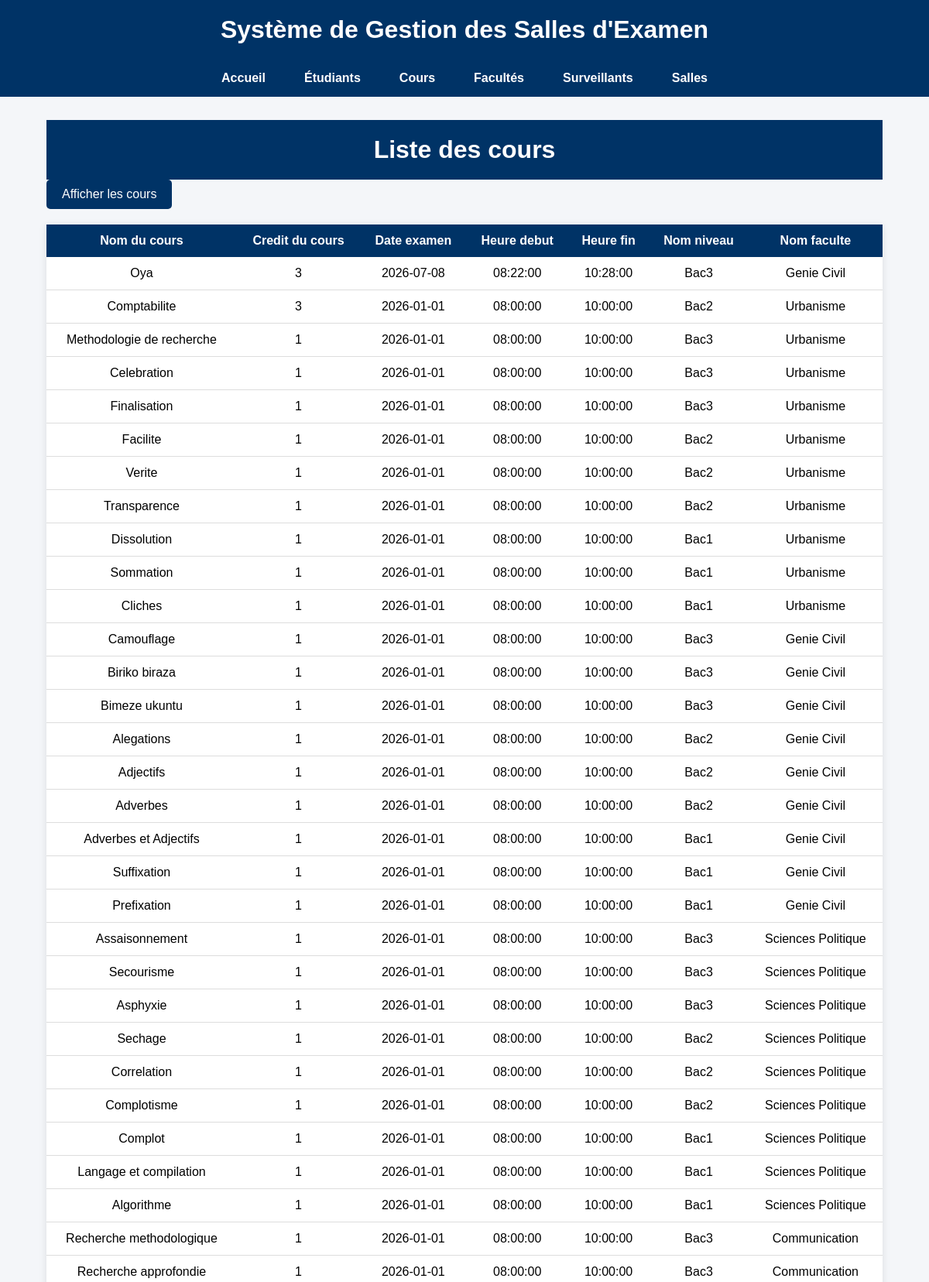
The app's page /afficher_cours.php (upper part) with its own data.
### tables this page shows
CREATE TABLE `cours` (
  `id_cours` int(11) NOT NULL,
  `nom_cours` varchar(40) NOT NULL,
  `credit` int(11) NOT NULL,
  `id_niveau` int(11) NOT NULL,
  `id_fac` int(11) NOT NULL,
  `date_exam` date NOT NULL DEFAULT '2026-01-01',
  `heure_debut` time NOT NULL DEFAULT '08:00:00',
  `heure_fin` time NOT NULL DEFAULT '10:00:00'
);

CREATE TABLE `niveau_etude` (
  `id_niveau` int(11) NOT NULL,
  `nom_niveau` varchar(40) NOT NULL
);

CREATE TABLE `faculte` (
  `id_fac` int(11) NOT NULL,
  `nom_fac` varchar(40) NOT NULL
);

### afficher_cours.php (the view, shortened to what this page needs)
<html lang="fr">
<head>
</head>
<?php
include("connexionDB.php");
?>
<body>
<?php
include("menu.php");
?>
<div class="container">
    <h1 class="titre">Liste des cours</h1>
    <a href="afficher_cours.php" class="btn-afficher">
        Afficher les cours
    </a>
    <table>
        <tr>
            <th>Nom du cours</th>
            <th>Credit du cours</th>
			<th>Date examen</th>
			<th>Heure debut</th>
			<th>Heure fin</th>
            <th>Nom niveau</th>
            <th>Nom faculte</th>
        </tr>
		<?php
		$sql = "SELECT co.*,n.nom_niveau,f.nom_fac FROM cours co
		inner join niveau_etude n on co.id_niveau = n.id_niveau
		inner join faculte f on co.id_fac = f.id_fac order by co.id_cours desc";
		$stmt = $bdd->query($sql);
		while($row = $stmt->fetch(PDO::FETCH_ASSOC)) {
		?>
        <tr>
            <td><?php echo $row['nom_cours']; ?></td>
            <td><?php echo $row['credit']; ?></td>
			<td><?php echo $row['date_exam'];?></td>
			<td><?php echo $row['heure_debut'];?></td>
			<td><?php echo $row['heure_fin'];?></td>
            <td><?php echo $row['nom_niveau']; ?></td>
            <td><?php echo $row['nom_fac']; ?></td>
        </tr>
		<?php }?>
    </table>
</div>
</body>
</html>

### afficher_cours.php (style rules this page uses)
* { margin:0; padding:0; box-sizing:border-box; }
body { font-family:Arial, sans-serif; background:#f4f6f9; }
.container { width:90%; margin:30px auto; }
.titre { text-align:center; color:#003366; margin-bottom:20px; }
.btn-afficher { display:inline-block; text-decoration:none; background:#003366; color:white; padding:10px 20px; border-radius:5px; margin-bottom:20px; }
table { width:100%; border-collapse:collapse; background:white; box-shadow:0 2px 10px rgba(0,0,0,0.1); }
th { background:#003366; color:white; padding:12px; }
td { padding:12px; text-align:center; border-bottom:1px solid #ddd; }

### menu.php (style rules this page uses)
body { margin:0; font-family:Arial, sans-serif; }
.titre { text-align:center; background:#003366; color:white; padding:20px; margin:0; }

### records on screen
cours: nom_cours "Oya", credit "3", date_exam "2026-07-08", heure_debut "08:22:00", heure_fin "10:28:00", id_niveau.nom_niveau "Bac3", id_fac.nom_fac "Genie Civil"
cours: nom_cours "Comptabilite", credit "3", date_exam "2026-01-01", heure_debut "08:00:00", heure_fin "10:00:00", id_niveau.nom_niveau "Bac2", id_fac.nom_fac "Urbanisme"
cours: nom_cours "Methodologie de recherche", credit "1", date_exam "2026-01-01", heure_debut "08:00:00", heure_fin "10:00:00", id_niveau.nom_niveau "Bac3", id_fac.nom_fac "Urbanisme"
cours: nom_cours "Celebration", credit "1", date_exam "2026-01-01", heure_debut "08:00:00", heure_fin "10:00:00", id_niveau.nom_niveau "Bac3", id_fac.nom_fac "Urbanisme"
cours: nom_cours "Finalisation", credit "1", date_exam "2026-01-01", heure_debut "08:00:00", heure_fin "10:00:00", id_niveau.nom_niveau "Bac3", id_fac.nom_fac "Urbanisme"
cours: nom_cours "Facilite", credit "1", date_exam "2026-01-01", heure_debut "08:00:00", heure_fin "10:00:00", id_niveau.nom_niveau "Bac2", id_fac.nom_fac "Urbanisme"
cours: nom_cours "Verite", credit "1", date_exam "2026-01-01", heure_debut "08:00:00", heure_fin "10:00:00", id_niveau.nom_niveau "Bac2", id_fac.nom_fac "Urbanisme"
cours: nom_cours "Transparence", credit "1", date_exam "2026-01-01", heure_debut "08:00:00", heure_fin "10:00:00", id_niveau.nom_niveau "Bac2", id_fac.nom_fac "Urbanisme"
cours: nom_cours "Dissolution", credit "1", date_exam "2026-01-01", heure_debut "08:00:00", heure_fin "10:00:00", id_niveau.nom_niveau "Bac1", id_fac.nom_fac "Urbanisme"
cours: nom_cours "Sommation", credit "1", date_exam "2026-01-01", heure_debut "08:00:00", heure_fin "10:00:00", id_niveau.nom_niveau "Bac1", id_fac.nom_fac "Urbanisme"
cours: nom_cours "Cliches", credit "1", date_exam "2026-01-01", heure_debut "08:00:00", heure_fin "10:00:00", id_niveau.nom_niveau "Bac1", id_fac.nom_fac "Urbanisme"
cours: nom_cours "Camouflage", credit "1", date_exam "2026-01-01", heure_debut "08:00:00", heure_fin "10:00:00", id_niveau.nom_niveau "Bac3", id_fac.nom_fac "Genie Civil"
cours: nom_cours "Biriko biraza", credit "1", date_exam "2026-01-01", heure_debut "08:00:00", heure_fin "10:00:00", id_niveau.nom_niveau "Bac3", id_fac.nom_fac "Genie Civil"
cours: nom_cours "Bimeze ukuntu", credit "1", date_exam "2026-01-01", heure_debut "08:00:00", heure_fin "10:00:00", id_niveau.nom_niveau "Bac3", id_fac.nom_fac "Genie Civil"
cours: nom_cours "Alegations", credit "1", date_exam "2026-01-01", heure_debut "08:00:00", heure_fin "10:00:00", id_niveau.nom_niveau "Bac2", id_fac.nom_fac "Genie Civil"
cours: nom_cours "Adjectifs", credit "1", date_exam "2026-01-01", heure_debut "08:00:00", heure_fin "10:00:00", id_niveau.nom_niveau "Bac2", id_fac.nom_fac "Genie Civil"
cours: nom_cours "Adverbes", credit "1", date_exam "2026-01-01", heure_debut "08:00:00", heure_fin "10:00:00", id_niveau.nom_niveau "Bac2", id_fac.nom_fac "Genie Civil"
cours: nom_cours "Adverbes et Adjectifs", credit "1", date_exam "2026-01-01", heure_debut "08:00:00", heure_fin "10:00:00", id_niveau.nom_niveau "Bac1", id_fac.nom_fac "Genie Civil"
cours: nom_cours "Suffixation", credit "1", date_exam "2026-01-01", heure_debut "08:00:00", heure_fin "10:00:00", id_niveau.nom_niveau "Bac1", id_fac.nom_fac "Genie Civil"
cours: nom_cours "Prefixation", credit "1", date_exam "2026-01-01", heure_debut "08:00:00", heure_fin "10:00:00", id_niveau.nom_niveau "Bac1", id_fac.nom_fac "Genie Civil"
cours: nom_cours "Assaisonnement", credit "1", date_exam "2026-01-01", heure_debut "08:00:00", heure_fin "10:00:00", id_niveau.nom_niveau "Bac3", id_fac.nom_fac "Sciences Politique"
cours: nom_cours "Secourisme", credit "1", date_exam "2026-01-01", heure_debut "08:00:00", heure_fin "10:00:00", id_niveau.nom_niveau "Bac3", id_fac.nom_fac "Sciences Politique"
cours: nom_cours "Asphyxie", credit "1", date_exam "2026-01-01", heure_debut "08:00:00", heure_fin "10:00:00", id_niveau.nom_niveau "Bac3", id_fac.nom_fac "Sciences Politique"
cours: nom_cours "Sechage", credit "1", date_exam "2026-01-01", heure_debut "08:00:00", heure_fin "10:00:00", id_niveau.nom_niveau "Bac2", id_fac.nom_fac "Sciences Politique"
cours: nom_cours "Correlation", credit "1", date_exam "2026-01-01", heure_debut "08:00:00", heure_fin "10:00:00", id_niveau.nom_niveau "Bac2", id_fac.nom_fac "Sciences Politique"
cours: nom_cours "Complotisme", credit "1", date_exam "2026-01-01", heure_debut "08:00:00", heure_fin "10:00:00", id_niveau.nom_niveau "Bac2", id_fac.nom_fac "Sciences Politique"
cours: nom_cours "Complot", credit "1", date_exam "2026-01-01", heure_debut "08:00:00", heure_fin "10:00:00", id_niveau.nom_niveau "Bac1", id_fac.nom_fac "Sciences Politique"
cours: nom_cours "Langage et compilation", credit "1", date_exam "2026-01-01", heure_debut "08:00:00", heure_fin "10:00:00", id_niveau.nom_niveau "Bac1", id_fac.nom_fac "Sciences Politique"
cours: nom_cours "Algorithme", credit "1", date_exam "2026-01-01", heure_debut "08:00:00", heure_fin "10:00:00", id_niveau.nom_niveau "Bac1", id_fac.nom_fac "Sciences Politique"
cours: nom_cours "Recherche methodologique", credit "1", date_exam "2026-01-01", heure_debut "08:00:00", heure_fin "10:00:00", id_niveau.nom_niveau "Bac3", id_fac.nom_fac "Communication"
cours: nom_cours "Recherche approfondie", credit "1", date_exam "2026-01-01", heure_debut "08:00:00", heure_fin "10:00:00", id_niveau.nom_niveau "Bac3", id_fac.nom_fac "Communication"
